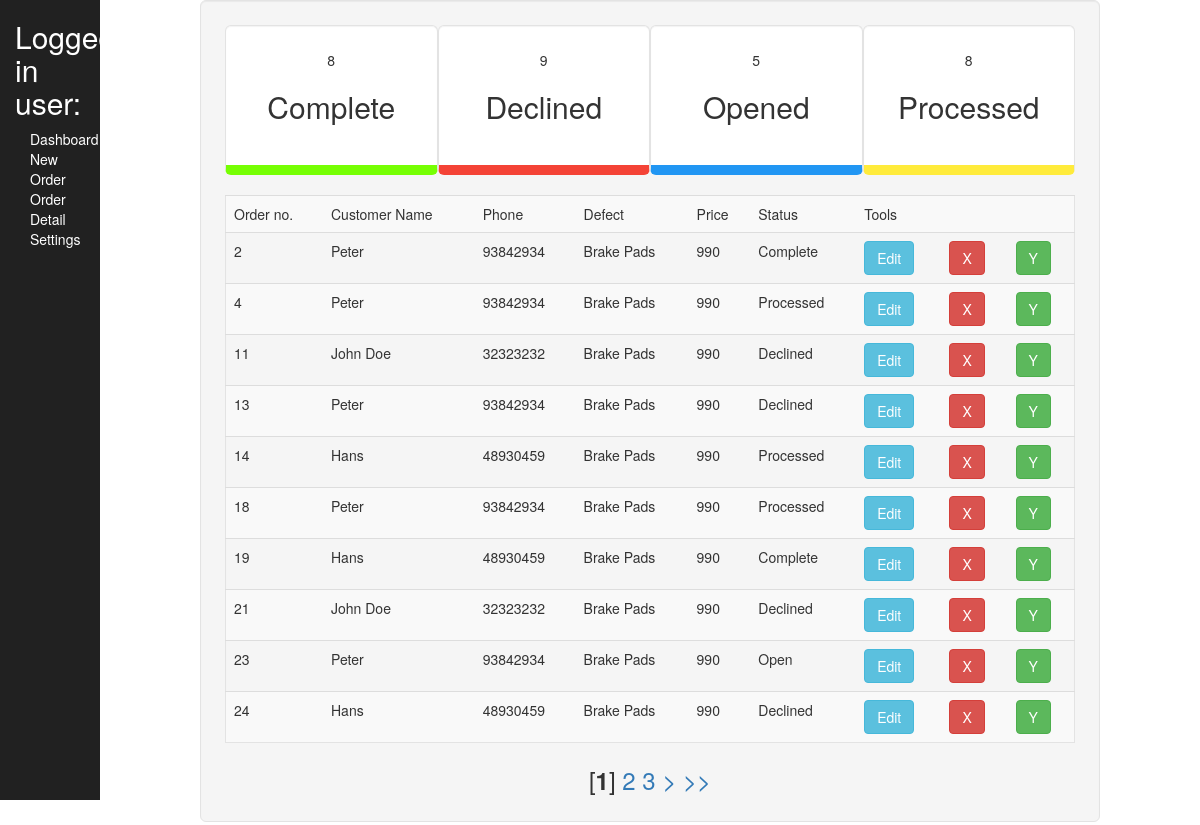
The page /profile_test.php on the database its author committed.
### tables this page shows
CREATE TABLE `orders` (
  `id` int(11) NOT NULL,
  `name` varchar(50) NOT NULL,
  `phone` int(50) NOT NULL,
  `defect` varchar(50) NOT NULL,
  `time` timestamp(6) NOT NULL DEFAULT CURRENT_TIMESTAMP(6),
  `status` varchar(11) NOT NULL
);

CREATE TABLE `defect` (
  `id` int(11) NOT NULL,
  `defect` varchar(50) NOT NULL,
  `price` int(11) NOT NULL
);

CREATE TABLE `status_table` (
  `id` int(11) NOT NULL,
  `status` varchar(11) NOT NULL
);

### profile_test.php (the view, shortened to what this page needs)
<?php
$host = "127.0.0.1:3306";
$user = "root";
$pass = "";
$con = mysqli_connect($host,$user,$pass,"mechanic");
$conn = mysqli_connect('127.0.0.1:3306','root','') or trigger_error("SQL", E_USER_ERROR);
?>
<!DOCTYPE html>
<html lang="en">
<head>
    <link href="vendor/bootstrap/css/bootstrap.min.css" rel="stylesheet">
    <link href="vendor/font-awesome/css/font-awesome.min.css" rel="stylesheet" type="text/css">
    <link href="css/style.css" rel="stylesheet">
</head>
<body>
    <div class="col-lg-1 menu">
        <h2>Logged in user:</h2>
        <ul>
            <li><a href="profile_test.php">Dashboard</a></li>
            <li><a href="new_order.php">New Order</a></li>
            <li><a href="search.php">Order Detail</a></li>
            <li><a>Settings</a></li>
        </ul>
    </div>
    <div class="col-lg-9 col-lg-offset-1 dashboard well well-lg">
        <?php
        $query="SELECT COUNT(id) as com FROM orders WHERE orders.status = 1 ";
        $ran = $con->query($query);
        $number = $ran->fetch_assoc();
        ?>
        <div class="col-lg-3 dash-box dash-com well well-lg"><?php echo $number['com']; ?><h2>Complete</h2></div> <?php
        $query1="SELECT COUNT(id) as decn FROM orders WHERE orders.status = 2 ";
        $ran1 = $con->query($query1);
        $number1 = $ran1->fetch_assoc();
        ?>
        <div class="col-lg-3 dash-box dash-dec well well-lg"><?php echo $number1['decn']; ?><h2>Declined</h2></div> <?php
        $query="SELECT COUNT(id) as openn FROM orders WHERE orders.status = 3 ";
        $ran = $con->query($query);
        $number = $ran->fetch_assoc();
        ?>
        <div class="col-lg-3 dash-box dash-ny well well-lg"><?php echo $number['openn']; ?><h2>Opened</h2></div> <?php
        $query="SELECT COUNT(id) as total FROM orders WHERE orders.status = 4 ";
        $ran = $con->query($query);
        $number = $ran->fetch_assoc();
        ?>
        <div class="col-lg-3 dash-box dash-pr well well-lg"><?php echo $number['total']; ?><h2>Processed</h2></div>
        <table class="table table-striped well well-lg">
<tr><td>Order no.</td><td>Customer Name</td><td>Phone</td><td>Defect</td><td>Price</td><td>Status</td><td>Tools</td><td></td><td></td></tr>
<?php
$sql = "SELECT COUNT(*) FROM orders";
$result = mysqli_query($conn,$sql) or trigger_error("SQL", E_USER_ERROR);
$r = mysqli_fetch_row($result);
$numrows = $r[0];
$rowsperpage = 10;
$totalpages = ceil($numrows / $rowsperpage);
if (isset($_GET['currentpage']) && is_numeric($_GET['currentpage'])) {
    $currentpage = (int) $_GET['currentpage'];
} else {
    $currentpage = 1;
}
$offset = ($currentpage - 1) * $rowsperpage;
$sql = "SELECT orders.id,orders.name,orders.phone, defect.defect, defect.price, status_table.status FROM orders INNER JOIN defect ON orders.defect=defect.id
 INNER JOIN status_table ON orders.status=status_table.id LIMIT $offset, $rowsperpage";
$result = mysqli_query($conn,$sql) or trigger_error("SQL", E_USER_ERROR);
while ($row = mysqli_fetch_assoc($result)) {
    echo "<tr><td>".$row["id"]."</td><td> " . $row["name"]. " </td><td> " . $row["phone"]." </td><td>" .$row["defect"].  " </td><td>".$row["price"]. "</td><td>".$row["status"]."</td><td><a href='edit.php?id=".$row["id"]."' class=\"btn btn-info\" role=\"button\">Edit</a></td>
<td>
<form method='get' action='profile_test.php?currentpage=".$currentpage."'>
    <input type='hidden' name='id' id='id' value='".$row["id"]."' >
<input class='btn-danger btn' value='X' id='delete' type='submit' name='delete'>
</form>
</td>
<td>
<form method='get' action='profile_test.php'>
    <input type='hidden' name='id' id='id' value='".$row["id"]."' >
<input class='btn-success btn' value='Y' id='complete' type='submit' name='complete'>
</form>
</td>
</tr>";
}
?>
</table>
<div class="page-list">
        <?php
        $range = 3;
        for ($x = ($currentpage - $range); $x < (($currentpage + $range) + 1); $x++) {
            if (($x > 0) && ($x <= $totalpages)) {
                if ($x == $currentpage) {
                    echo " [<b>$x</b>] ";
                } else {
                    echo " <a class='pag' href='{$_SERVER['PHP_SELF']}?currentpage=$x'>$x</a> ";
                }
            }
        }
        if ($currentpage != $totalpages) {
            $nextpage = $currentpage + 1;
            echo " <a class='pag' href='{$_SERVER['PHP_SELF']}?currentpage=$nextpage'> > </a> ";
            echo " <a class='pag' href='{$_SERVER['PHP_SELF']}?currentpage=$totalpages'> >> </a> ";
        }
        ?>
</div>
    </div>
</body>
</html>

### css/style.css (style rules this page uses)
.dash-box { height: 150px; text-align: center; }
.dash-com { background-color: white; border-bottom: 10px solid; border-bottom-color: #76FF03; }
.dash-ny { background-color: white; border-bottom: 10px solid; border-bottom-color: #2196F3; }
.dash-dec { background-color: white; border-bottom: 10px solid; border-bottom-color: #F44336; }
.dash-pr { background-color: white; border-bottom: 10px solid; border-bottom-color: #FFEB3B; }
.menu { height: 100vh; background-color: #212121; color: white; }
ol, ul { list-style-type: none; padding: inherit; }
li a { color: white; }
.page-list { text-align: center; font-size: 24px; }

### rows shown on the page
orders: id "2", name "Peter", phone "93842934", defect.defect "Brake Pads", defect.price "990", status_table.status "Complete"
orders: id "4", name "Peter", phone "93842934", defect.defect "Brake Pads", defect.price "990", status_table.status "Processed"
orders: id "11", name "John Doe", phone "32323232", defect.defect "Brake Pads", defect.price "990", status_table.status "Declined"
orders: id "13", name "Peter", phone "93842934", defect.defect "Brake Pads", defect.price "990", status_table.status "Declined"
orders: id "14", name "Hans", phone "48930459", defect.defect "Brake Pads", defect.price "990", status_table.status "Processed"
orders: id "18", name "Peter", phone "93842934", defect.defect "Brake Pads", defect.price "990", status_table.status "Processed"
orders: id "19", name "Hans", phone "48930459", defect.defect "Brake Pads", defect.price "990", status_table.status "Complete"
orders: id "21", name "John Doe", phone "32323232", defect.defect "Brake Pads", defect.price "990", status_table.status "Declined"
orders: id "23", name "Peter", phone "93842934", defect.defect "Brake Pads", defect.price "990", status_table.status "Open"
orders: id "24", name "Hans", phone "48930459", defect.defect "Brake Pads", defect.price "990", status_table.status "Declined"

### other values the page prints
$number['com'] "8"
$number1['decn'] "9"
$number['openn'] "5"
$number['total'] "8"
